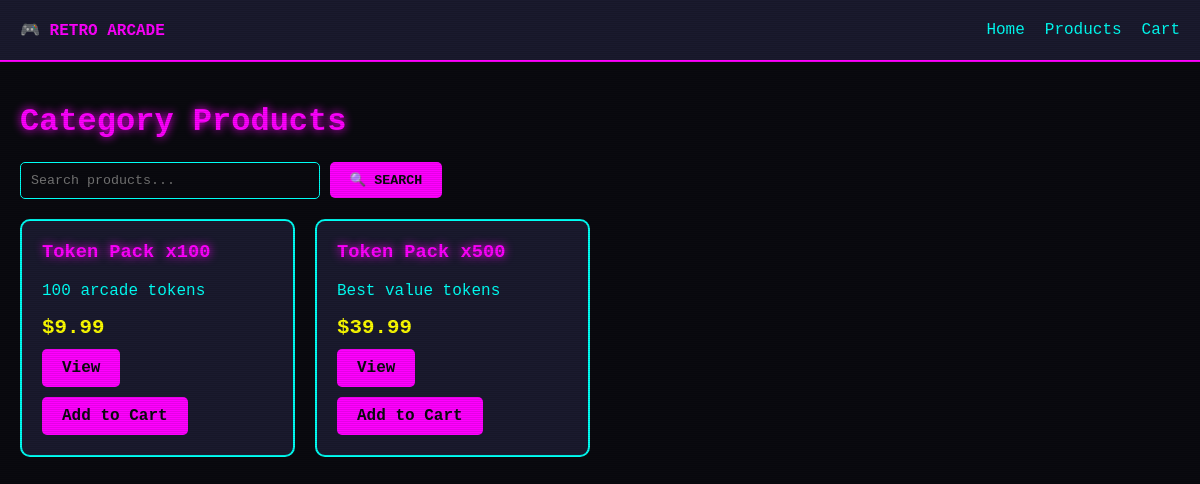
The app's page /php-app/pages/products/list.php?category=4 with its own data.
### tables this page shows
CREATE TABLE IF NOT EXISTS products (
    id INT AUTO_INCREMENT PRIMARY KEY,
    name VARCHAR(255) NOT NULL,
    description TEXT,
    price DECIMAL(10,2) NOT NULL,
    category_id INT,
    image_url VARCHAR(500),
    stock INT DEFAULT 100,
    created_at TIMESTAMP DEFAULT CURRENT_TIMESTAMP
);

### php-app/config/database.php (called while the page is built, shortened)
<?php
$db_host = getenv('DB_HOST') ?: 'localhost';
$db_user = getenv('DB_USERNAME') ?: 'retro_arcade';
$db_pass = getenv('DB_PASSWORD') ?: 'retro_password';
$db_name = getenv('DB_DATABASE') ?: 'retro_arcade';
$conn = mysqli_connect($db_host, $db_user, $db_pass, $db_name);
function query($sql) {
    global $conn;
    $result = mysqli_query($conn, $sql);
    return $result;
}
function fetch_assoc($result) {
    return mysqli_fetch_assoc($result);
}
?>

### php-app/includes/helpers.php (called while the page is built, shortened)
<?php
function e($string) {
    return htmlspecialchars($string ?? '', ENT_QUOTES, 'UTF-8');
}
?>

### php-app/pages/products/list.php (the view, shortened to what this page needs)
<?php
require_once __DIR__ . '/../../includes/common.php';
$category = isset($_GET['category']) ? $_GET['category'] : null;
$search = isset($_GET['search']) ? $_GET['search'] : null;
if ($search) {
    $sql = "SELECT * FROM products WHERE name LIKE '%$search%' OR description LIKE '%$search%'";
    $page_title = "Search: " . e($search);
} elseif ($category) {
    $sql = "SELECT * FROM products WHERE category_id = $category";
    $page_title = "Category Products";
} else {
    $sql = "SELECT * FROM products";
    $page_title = "All Products";
}
$result = query($sql);
?>
<!DOCTYPE html>
<html lang="en">
<head>
    <link rel="stylesheet" href="/css/retro.css">
</head>
<body>
    <nav class="nav">
        <div style="font-weight:bold;color:#ff00ff;">🎮 RETRO ARCADE</div>
        <div><a href="/pages/index.php">Home</a><a href="/pages/products/list.php">Products</a><a href="/pages/cart.php">Cart</a></div>
    </nav>
    <div class="container">
        <h1><?= $page_title ?></h1>
        <form class="search-box" method="GET">
            <input type="text" name="search" placeholder="Search products..." value="<?= isset($_GET['search']) ? e($_GET['search']) : '' ?>">
            <button type="submit">🔍 SEARCH</button>
        </form>
        <div class="product-grid">
            <?php while ($p = fetch_assoc($result)): ?>
                <div class="product">
                    <h3><?= e($p['name']) ?></h3>
                    <p><?= e($p['description']) ?></p>
                    <div class="price">$<?= number_format($p['price'], 2) ?></div>
                    <a href="/pages/products/detail.php?id=<?= $p['id'] ?>" class="btn">View</a>
                    <a href="/pages/cart.php?action=add&id=<?= $p['id'] ?>" class="btn">Add to Cart</a>
                </div>
            <?php endwhile; ?>
        </div>
    </div>
</body>
</html>

### php-app/css/retro.css (style rules this page uses)
:root { --bg-dark: #0a0a0f; --bg-card: #1a1a2e; --neon-cyan: #00fff5; --neon-magenta: #ff00ff; --neon-yellow: #ffff00; --text-primary: #00fff5; --text-secondary: #ff00ff; --border-color: #00fff5; }
* { box-sizing: border-box; }
body { background: var(--bg-dark); color: var(--text-primary); font-family: 'Courier New', monospace; margin: 0; padding: 0; min-height: 100vh; }
body::before { content: ""; position: fixed; top: 0; left: 0; width: 100%; height: 100%; background: repeating-linear-gradient( 0deg, rgba(0, 0, 0, 0.1), rgba(0, 0, 0, 0.1) 1px, transparent 1px, transparent 2px ); pointer-events: none; z-index: 10000; }
h1, h2, h3 { text-shadow: 0 0 10px currentColor; }
h1 { color: var(--neon-magenta); }
h3 { color: var(--neon-cyan); }
a { color: var(--neon-cyan); text-decoration: none; transition: color 0.3s, text-shadow 0.3s; }
.btn, button { background: var(--neon-magenta); color: var(--bg-dark); border: none; padding: 10px 20px; cursor: pointer; font-family: inherit; font-weight: bold; border-radius: 5px; transition: all 0.3s; }
input, textarea, select { background: var(--bg-dark); border: 1px solid var(--neon-cyan); color: var(--neon-cyan); padding: 10px; font-family: inherit; border-radius: 5px; }
.nav { background: var(--bg-card); padding: 20px; border-bottom: 2px solid var(--neon-magenta); display: flex; justify-content: space-between; align-items: center; }
.price { color: var(--neon-yellow); font-size: 1.5em; font-weight: bold; }

### php-app/pages/products/list.php (style rules this page uses)
body { background: #0a0a0f; color: #00fff5; font-family: 'Courier New', monospace; margin: 0; padding: 0; }
.container { max-width: 1200px; margin: 0 auto; padding: 20px; }
.search-box { margin: 20px 0; }
.search-box input { padding: 10px; width: 300px; background: #0a0a0f; border: 1px solid #00fff5; color: #00fff5; }
.search-box button { padding: 10px 20px; background: #ff00ff; border: none; color: #0a0a0f; cursor: pointer; }
.product-grid { display: grid; grid-template-columns: repeat(auto-fill, minmax(250px, 1fr)); gap: 20px; }
.product { background: #1a1a2e; border: 2px solid #00fff5; padding: 20px; border-radius: 10px; }
.product h3 { color: #ff00ff; margin-top: 0; }
.price { color: #ffff00; font-size: 1.3em; font-weight: bold; }
.btn { display: inline-block; background: #ff00ff; color: #0a0a0f; padding: 10px 20px; text-decoration: none; margin-top: 10px; border-radius: 5px; }
.nav { background: #1a1a2e; padding: 20px; display: flex; justify-content: space-between; }
.nav a { color: #00fff5; text-decoration: none; margin-left: 20px; }

### records on screen
products: name "Token Pack x100", description "100 arcade tokens", price "9.99"
products: name "Token Pack x500", description "Best value tokens", price "39.99"

### other values on screen
$page_title "Category Products"
